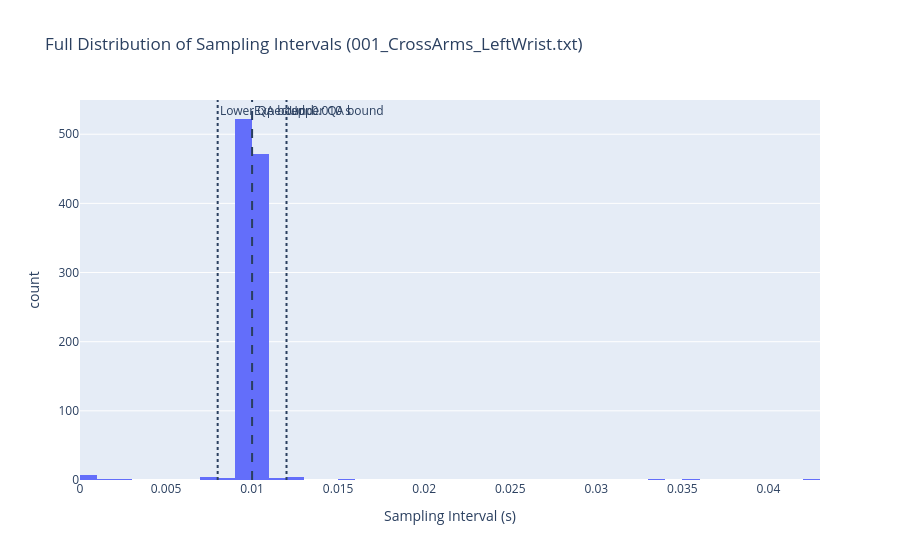

Notebook cell for this chart:
### Code cell
# Full sampling-interval distribution
fig = px.histogram(
    x=dt,
    nbins=80,
    title=(
        "Full Distribution of Sampling Intervals "
        f"({structure_file.name})"
    ),
    labels={
        "x": "Sampling Interval (s)",
        "count": "Frequency",
    },
)

fig.add_vline(
    x=EXPECTED_INTERVAL,
    line_dash="dash",
    annotation_text="Expected: 0.010 s",
)

fig.add_vline(
    x=LOWER_INTERVAL_BOUND,
    line_dash="dot",
    annotation_text="Lower QA bound",
)

fig.add_vline(
    x=UPPER_INTERVAL_BOUND,
    line_dash="dot",
    annotation_text="Upper QA bound",
)

fig.update_layout(
    showlegend=False
)

fig.show()

### Figure 1 — Plotly figure (JSON) as saved in the notebook; plotly's stock layout.template omitted (floating-point values rounded to 4 significant figures; data arrays with more than 128 entries replaced by an {"elided": "..."} marker saying what was removed)
{"data": [{"bingroup": "x", "hovertemplate": "Sampling Interval (s)=%{x}<br>count=%{y}<extra></extra>", "legendgroup": "", "marker": {"color": "#636efa", "pattern": {"shape": ""}}, "name": "", "nbinsx": 80, "orientation": "v", "showlegend": false, "type": "histogram", "x": {"elided": "1023 float values"}, "xaxis": "x", "yaxis": "y"}], "layout": {"annotations": [{"showarrow": false, "text": "Expected: 0.010 s", "x": 0.01, "xanchor": "left", "xref": "x", "y": 1, "yanchor": "top", "yref": "y domain"}, {"showarrow": false, "text": "Lower QA bound", "x": 0.008, "xanchor": "left", "xref": "x", "y": 1, "yanchor": "top", "yref": "y domain"}, {"showarrow": false, "text": "Upper QA bound", "x": 0.012, "xanchor": "left", "xref": "x", "y": 1, "yanchor": "top", "yref": "y domain"}], "barmode": "relative", "legend": {"tracegroupgap": 0}, "shapes": [{"line": {"dash": "dash"}, "type": "line", "x0": 0.01, "x1": 0.01, "xref": "x", "y0": 0, "y1": 1, "yref": "y domain"}, {"line": {"dash": "dot"}, "type": "line", "x0": 0.008, "x1": 0.008, "xref": "x", "y0": 0, "y1": 1, "yref": "y domain"}, {"line": {"dash": "dot"}, "type": "line", "x0": 0.012, "x1": 0.012, "xref": "x", "y0": 0, "y1": 1, "yref": "y domain"}], "showlegend": false, "title": {"text": "Full Distribution of Sampling Intervals (001_CrossArms_LeftWrist.txt)"}, "xaxis": {"anchor": "y", "domain": [0, 1], "title": {"text": "Sampling Interval (s)"}}, "yaxis": {"anchor": "x", "domain": [0, 1], "title": {"text": "count"}}}}
